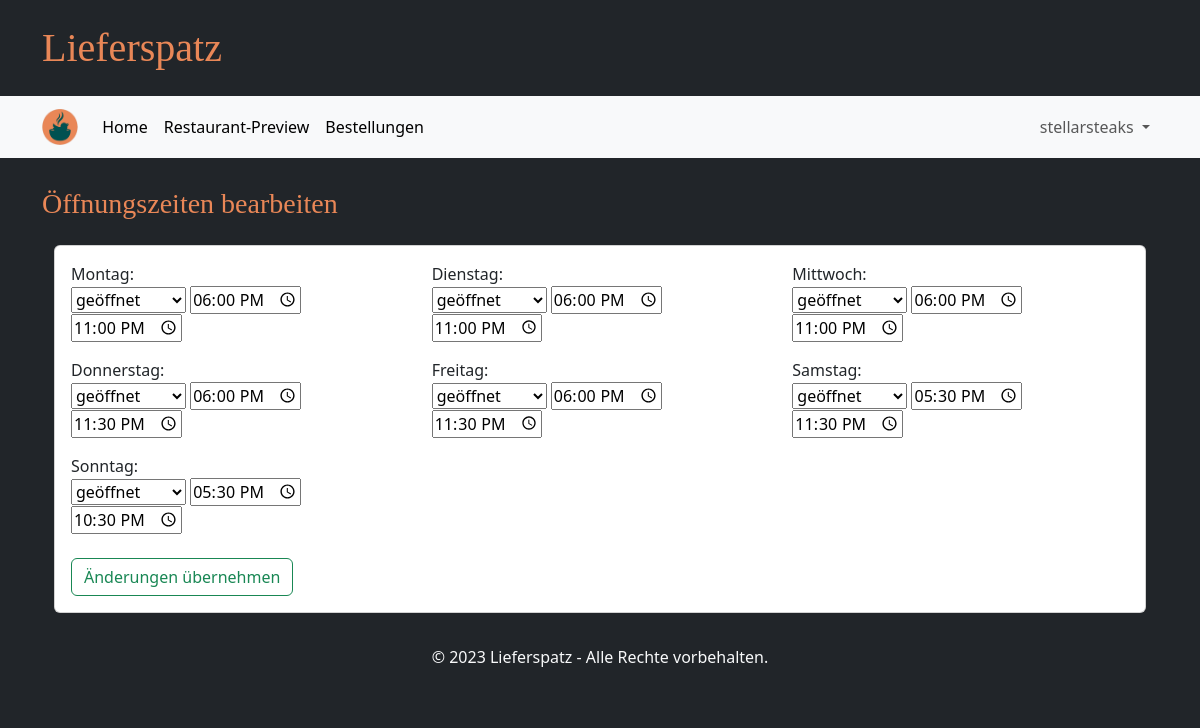
The app's page /edit_time (signed in) with its own data.
### tables this page shows
CREATE TABLE Oeffnungszeit(
            GUsername TEXT NOT NULL,
            Wochentag TEXT NOT NULL CHECK(Wochentag IN ('Montag','Dienstag','Mittwoch','Donnerstag','Freitag','Samstag','Sonntag')),
            Von time NOT NULL,
            Bis time NOT NULL CHECK(Von < Bis),
            FOREIGN KEY (GUsername) REFERENCES GeschaeftsAccount(Username),
            PRIMARY KEY (GUsername, Wochentag)
        );

### main.py (the view, shortened to what this page needs)
@app.route("/edit_time", methods=["GET", "POST"])
def edit_restaurant_time():
    if "user" in session and "business" in session:
        profile = database.get_restaurant(session["user"])
        profile["times"] = database.get_business_hours(session["user"])
        return render_template("edit_time.html", profile=profile, weekdays=WEEKDAYS)
    else:
        return redirect(url_for("login_business_page"))

### database.py (called while the page is built)
def getData(sql, params = ()):
    dbcon = sqlite3.connect("instance/db.db")
    cursor = dbcon.cursor()
    cursor.execute(sql, params)
    return cursor

def get_restaurant(username):
    request_pointer = getData("""SELECT Username, Restaurantname, Beschreibung, Strasse, Hausnummer, Plz
                              FROM GeschaeftsAccount
                              WHERE Username = ? """,(username,))
    result = request_pointer.fetchone()
    restaurant = {
            "username": result[0],
            "name": result[1],
            "description": result[2],
            "street": result[3],
            "housenumber": result[4],
            "postalcode": result[5]
        }
    return restaurant

def get_business_hours(username):
    times = {}
    request_pointer = getData("""
        SELECT *
        FROM Oeffnungszeit
        WHERE GUsername = ?""",
        (username,))
    for entry in request_pointer.fetchall():
        times[entry[1]] = {
            "from": entry[2],
            "until": entry[3],
        }
    return times

### templates/edit_time.html (shortened to what this page needs)
{% extends "base.html" %}
{% block heading %}Öffnungszeiten bearbeiten{% endblock %}
{% block content %}
<div class="justify-content-center">
  <div class="card">
    <div class="card-body bg-transparent">
      <form action="" method="POST">
        <div class="row">
          {% for day in weekdays %}
          <div class="bg-transparent mb-3 col-4">
            <div class="card-text">{{ day }}: </div>
            <select name="open_closed_{{ day }}">
              <option value="open" {% if day in profile['times'].keys() %} selected {% endif %}>geöffnet</option>
            </select>
            {% if day in profile['times'].keys() %}
            <input type=time class="card-text" name="openingTime_{{ day }}" value="{{ profile['times'][day]['from'] }}" placeholder="Geben Sie die Öffnungszeit ein">
            <input type=time class="card-text" name="closingTime_{{ day }}" value="{{ profile['times'][day]['until'] }}" placeholder="Geben Sie die Schließzeit ein">
            {% else %}
            <input type=time class="card-text" name="openingTime_{{ day }}" placeholder="Geben Sie die Öffnungszeit ein">
            <input type=time class="card-text" name="closingTime_{{ day }}" placeholder="Geben Sie die Schließzeit ein">
            {% endif %}
          </div>
          {% endfor %}
        </div>
        <button name="save" type="submit" class="btn btn-outline-success mt-2">Änderungen übernehmen</button>
      </form>
    </div>
  </div>
</div>
{% endblock %}

### records on screen
Oeffnungszeit: Wochentag "Montag", Von "18:00", Bis "23:00"
Oeffnungszeit: Wochentag "Dienstag", Von "18:00", Bis "23:00"
Oeffnungszeit: Wochentag "Mittwoch", Von "18:00", Bis "23:00"
Oeffnungszeit: Wochentag "Donnerstag", Von "18:00", Bis "23:30"
Oeffnungszeit: Wochentag "Freitag", Von "18:00", Bis "23:30"
Oeffnungszeit: Wochentag "Samstag", Von "17:30", Bis "23:30"
Oeffnungszeit: Wochentag "Sonntag", Von "17:30", Bis "22:30"

### other values on screen
{{ session['user'] }} "stellarsteaks"
